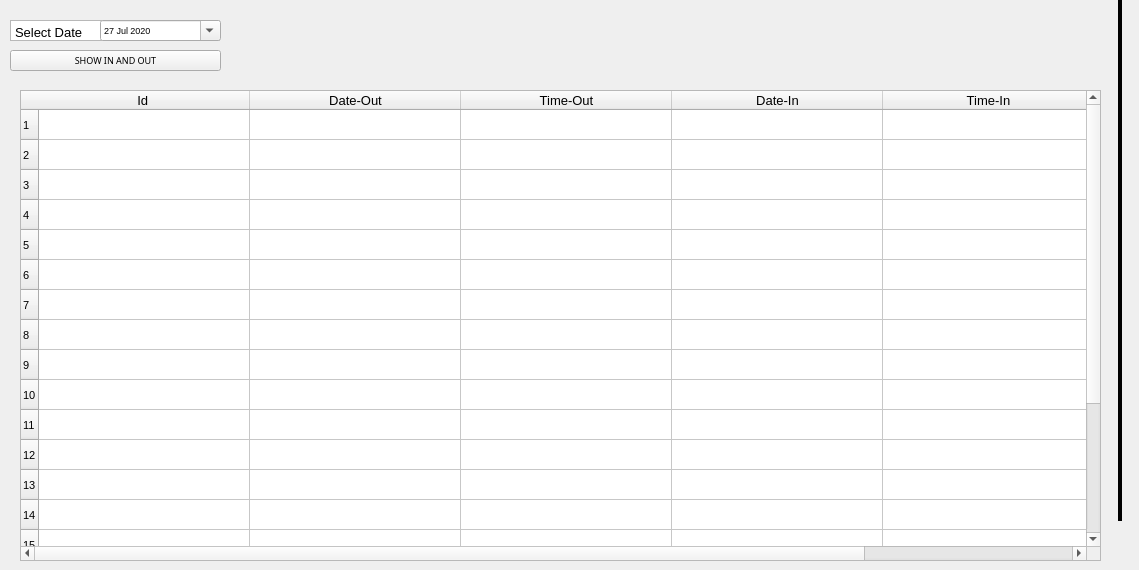
                    <widget class="QWidget" name="showattendance_2">
                     <attribute name="title">
                      <string>                        SHOW IN/OUT DETAILS                     </string>
                     </attribute>
                     <widget class="QTextBrowser" name="textBrowser_2">
                      <property name="geometry">
                       <rect>
                        <x>10</x>
                        <y>20</y>
                        <width>121</width>
                        <height>21</height>
                       </rect>
                      </property>
                      <property name="font">
                       <font>
                        <pointsize>6</pointsize>
                       </font>
                      </property>
                      <property name="html">
                       <string>&lt;!DOCTYPE HTML PUBLIC &quot;-//W3C//DTD HTML 4.0//EN&quot; &quot;http://www.w3.org/TR/REC-html40/strict.dtd&quot;&gt;
&lt;html&gt;&lt;head&gt;&lt;meta name=&quot;qrichtext&quot; content=&quot;1&quot; /&gt;&lt;style type=&quot;text/css&quot;&gt;
p, li { white-space: pre-wrap; }
&lt;/style&gt;&lt;/head&gt;&lt;body style=&quot; font-family:'MS Shell Dlg 2'; font-size:6pt; font-weight:400; font-style:normal;&quot;&gt;
&lt;p style=&quot; margin-top:0px; margin-bottom:0px; margin-left:0px; margin-right:0px; -qt-block-indent:0; text-indent:0px;&quot;&gt;&lt;span style=&quot; font-size:10pt;&quot;&gt;Select Date&lt;/span&gt;&lt;/p&gt;&lt;/body&gt;&lt;/html&gt;</string>
                      </property>
                     </widget>
                     <widget class="QDateEdit" name="dateEdit_4">
                      <property name="geometry">
                       <rect>
                        <x>100</x>
                        <y>20</y>
                        <width>121</width>
                        <height>21</height>
                       </rect>
                      </property>
                      <property name="font">
                       <font>
                        <pointsize>7</pointsize>
                       </font>
                      </property>
                      <property name="calendarPopup">
                       <bool>true</bool>
                      </property>
                      <property name="date">
                       <date>
                        <year>2020</year>
                        <month>7</month>
                        <day>27</day>
                       </date>
                      </property>
                     </widget>
                     <widget class="QPushButton" name="showinandout">
                      <property name="geometry">
                       <rect>
                        <x>10</x>
                        <y>50</y>
                        <width>211</width>
                        <height>21</height>
                       </rect>
                      </property>
                      <property name="font">
                       <font>
                        <family>Leelawadee</family>
                        <pointsize>7</pointsize>
                       </font>
                      </property>
                      <property name="text">
                       <string>SHOW IN AND OUT</string>
                      </property>
                     </widget>
                     <widget class="QTableWidget" name="tableWidget_4">
                      <property name="geometry">
                       <rect>
                        <x>20</x>
                        <y>90</y>
                        <width>1081</width>
                        <height>471</height>
                       </rect>
                      </property>
                      <property name="font">
                       <font>
                        <pointsize>8</pointsize>
                       </font>
                      </property>
                      <property name="rowCount">
                       <number>20</number>
                      </property>
                      <attribute name="horizontalHeaderDefaultSectionSize">
                       <number>211</number>
                      </attribute>
                      <row/>
                      <row/>
                      <row/>
                      <row/>
                      <row/>
                      <row/>
                      <row/>
                      <row/>
                      <row/>
                      <row/>
                      <row/>
                      <row/>
                      <row/>
                      <row/>
                      <row/>
                      <row/>
                      <row/>
                      <row/>
                      <row/>
                      <row/>
                      <column>
                       <property name="text">
                        <string>Id </string>
                       </property>
                       <property name="font">
                        <font>
                         <pointsize>10</pointsize>
                        </font>
                       </property>
                      </column>
                      <column>
                       <property name="text">
                        <string>Date-Out</string>
                       </property>
                       <property name="font">
                        <font>
                         <pointsize>10</pointsize>
                        </font>
                       </property>
                      </column>
                      <column>
                       <property name="text">
                        <string>Time-Out</string>
                       </property>
                       <property name="font">
                        <font>
                         <pointsize>10</pointsize>
                        </font>
                       </property>
                      </column>
                      <column>
                       <property name="text">
                        <string>Date-In</string>
                       </property>
                       <property name="font">
                        <font>
                         <pointsize>10</pointsize>
                        </font>
                       </property>
                      </column>
                      <column>
                       <property name="text">
                        <string>Time-In</string>
                       </property>
                       <property name="font">
                        <font>
                         <pointsize>10</pointsize>
                        </font>
                       </property>
                      </column>
                     </widget>
                     <widget class="Line" name="line">
                      <property name="geometry">
                       <rect>
                        <x>1110</x>
                        <y>0</y>
                        <width>20</width>
                        <height>521</height>
                       </rect>
                      </property>
                      <property name="autoFillBackground">
                       <bool>false</bool>
                      </property>
                      <property name="frameShadow">
                       <enum>QFrame::Plain</enum>
                      </property>
                      <property name="lineWidth">
                       <number>4</number>
                      </property>
                      <property name="orientation">
                       <enum>Qt::Vertical</enum>
                      </property>
                     </widget>
                    </widget>
